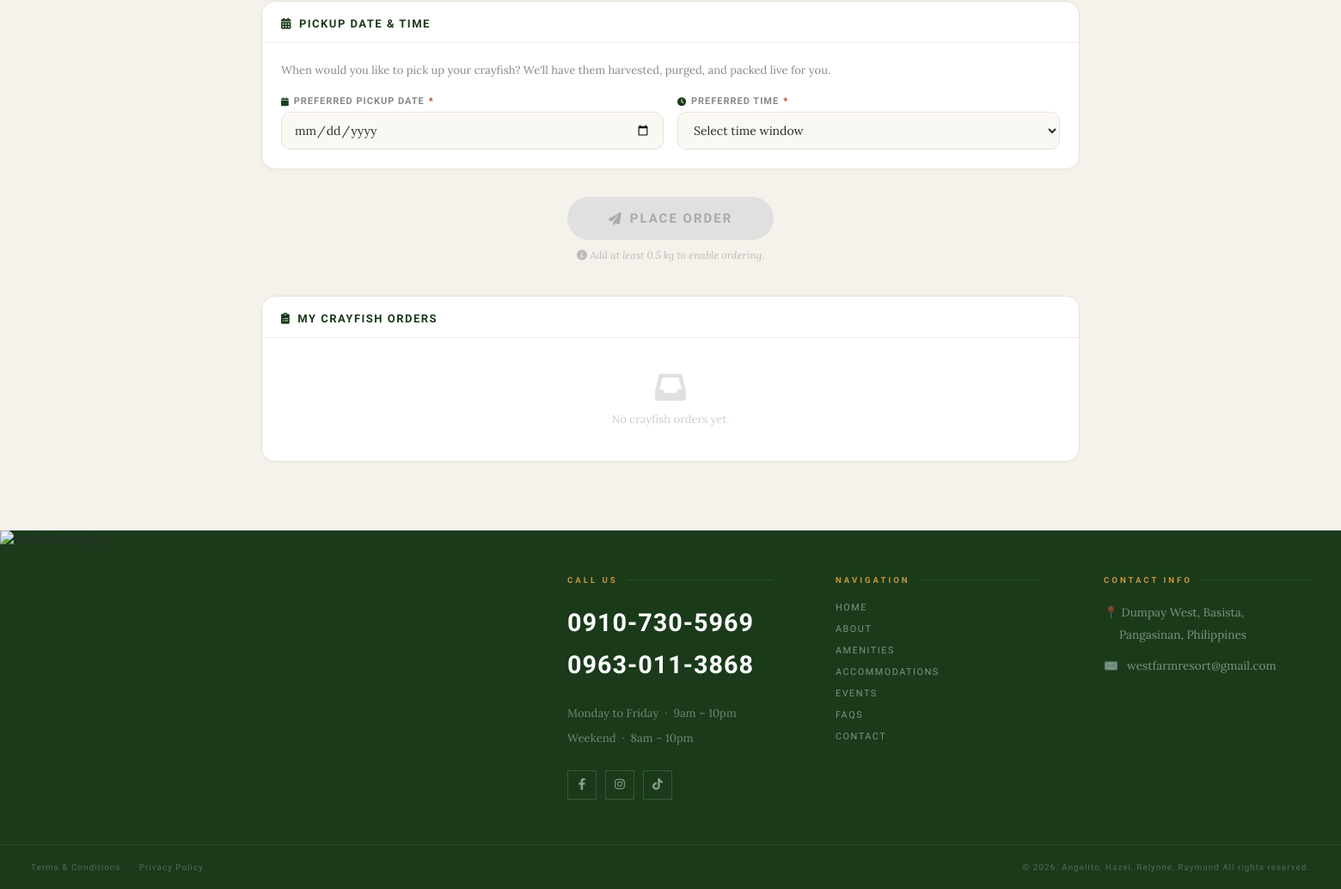
Page /westcrays.php (signed in, lower part) on the earlier database version.
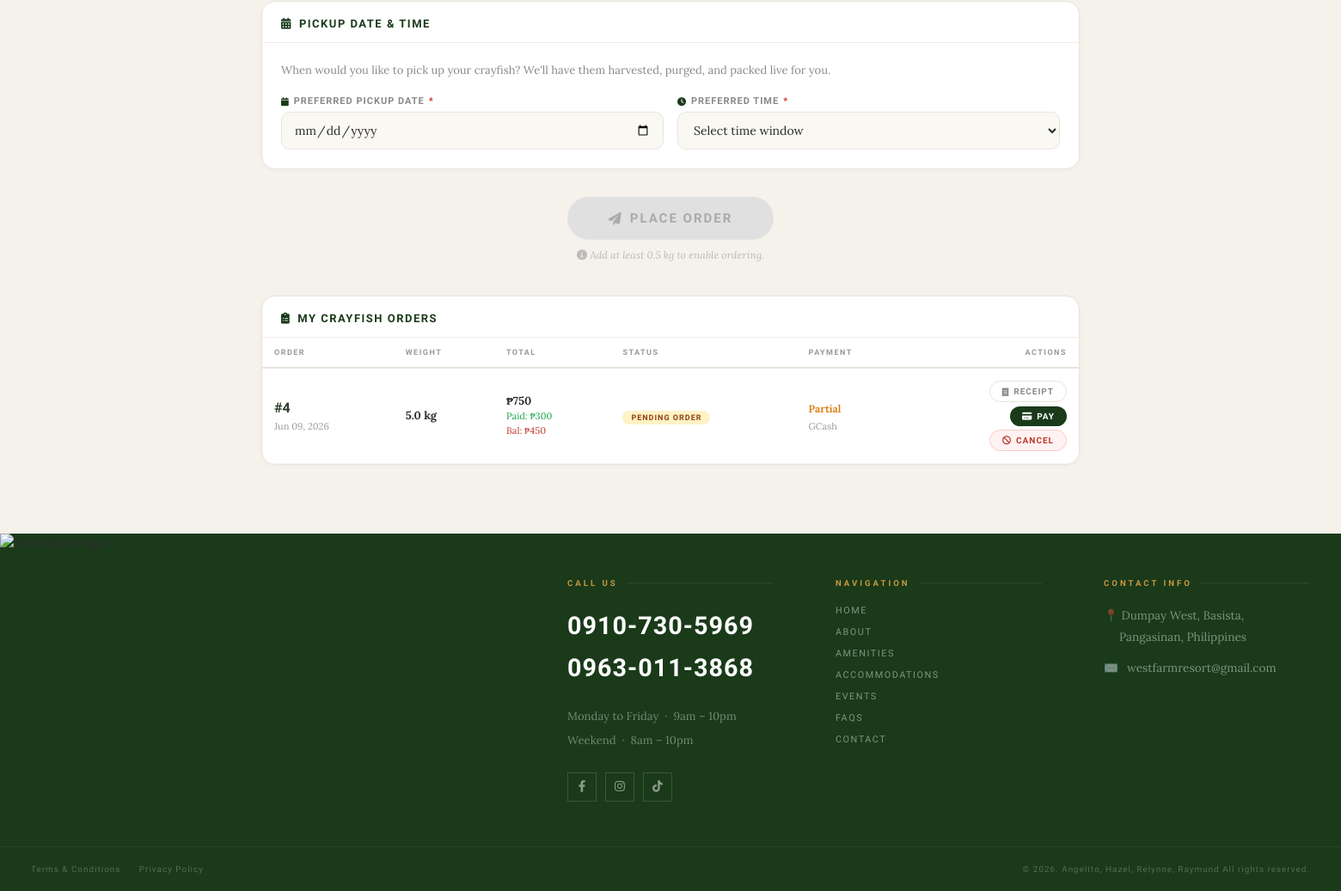
Same page on the later database version.
### tables this page shows
CREATE TABLE `crayfish_orders` (
  `order_id` bigint UNSIGNED NOT NULL,
  `customer_id` bigint UNSIGNED NOT NULL,
  `status_id` bigint UNSIGNED NOT NULL,
  `quantity_kg` decimal(10,2) NOT NULL,
  `price_per_kg` decimal(10,2) NOT NULL,
  `total_amount` decimal(10,2) NOT NULL,
  `payment_status_id` bigint UNSIGNED NOT NULL DEFAULT '1',
  `payment_method_id` bigint UNSIGNED DEFAULT NULL,
  `amount_paid` decimal(10,2) NOT NULL DEFAULT '0.00',
  `pickup_date` datetime DEFAULT NULL,
  `ordered_at` timestamp NULL DEFAULT CURRENT_TIMESTAMP,
  `updated_at` timestamp NULL DEFAULT CURRENT_TIMESTAMP ON UPDATE CURRENT_TIMESTAMP
);

CREATE TABLE `order_statuses` (
  `status_id` bigint UNSIGNED NOT NULL,
  `status_name` varchar(50) NOT NULL,
  `description` varchar(255) NOT NULL
);

CREATE TABLE `payment_statuses` (
  `payment_status_id` bigint UNSIGNED NOT NULL,
  `status_name` varchar(50) NOT NULL
);

CREATE TABLE `payment_methods` (
  `payment_method_id` bigint UNSIGNED NOT NULL,
  `method_name` varchar(50) NOT NULL,
  `description` varchar(255) DEFAULT NULL,
  `is_active` tinyint(1) DEFAULT '1'
);

### public/westcrays.php (the view, shortened to what this page needs)
<?php
$is_logged_in = isset($_SESSION['user_id']) && $_SESSION['user_type_id'] == 2;
?>
<!DOCTYPE html>
<html lang="en">
<head>
  <link rel="stylesheet" href="https://cdnjs.cloudflare.com/ajax/libs/font-awesome/6.0.0-beta3/css/all.min.css">
  <link rel="stylesheet" href="../assets/css/public_westcrays.css">
  <link rel="stylesheet" href="../assets/css/public_nav.css">
</head>
<body>
<div class="wc-page">
  <section class="wc-pickup-section">
    <div class="wc-card">
      <div class="wc-card-head"><h3><i class="fas fa-calendar-alt"></i> Pickup Date &amp; Time</h3></div>
      <div class="wc-card-body">
        <p class="wc-pickup-intro">When would you like to pick up your crayfish? We'll have them harvested, purged, and packed live for you.</p>
        <div class="wc-pickup-grid">
          <div class="wc-field">
            <label><i class="fas fa-calendar"></i> Preferred pickup date <span class="wc-req">*</span></label>
            <input type="date" id="wcPickupDate" min="<?php echo date('Y-m-d'); ?>">
          </div>
          <div class="wc-field">
            <label><i class="fas fa-clock"></i> Preferred time <span class="wc-req">*</span></label>
            <select id="wcPickupTime">
              <option value="">Select time window</option>
            </select>
          </div>
        </div>
      </div>
    </div>
  </section>
  <section class="wc-place-section">
    <button class="wc-place-btn" id="wcPlaceBtn" disabled onclick="placeOrder()">
      <i class="fas fa-paper-plane"></i> Place Order
    </button>
    <div class="wc-place-hint" id="wcPlaceHint"><i class="fas fa-info-circle"></i> Add at least 0.5 kg and select a pickup date to enable ordering.</div>
  </section>
  <?php if ($is_logged_in):
    $has_payment_cols = false;
    try {
        $pdo->query("SELECT amount_paid FROM crayfish_orders LIMIT 1");
        $has_payment_cols = true;
    } catch (PDOException $e) {
        $has_payment_cols = false;
    }
    if ($has_payment_cols) {
        $stmt_my = $pdo->prepare("
            SELECT co.order_id, co.quantity_kg, co.price_per_kg, co.total_amount,
                   co.amount_paid, co.pickup_date, co.ordered_at,
                   os.status_name AS order_status,
                   ps.status_name AS payment_status,
                   pm.method_name AS payment_method
            FROM crayfish_orders co
            JOIN order_statuses os ON co.status_id = os.status_id
            JOIN payment_statuses ps ON co.payment_status_id = ps.payment_status_id
            LEFT JOIN payment_methods pm ON co.payment_method_id = pm.payment_method_id
            WHERE co.customer_id = ?
            ORDER BY co.ordered_at DESC
            LIMIT 20
        ");
    }
    $stmt_my->execute([$_SESSION['user_id']]);
    $my_orders = $stmt_my->fetchAll();
  ?>
  <section class="wc-orders-section" style="margin-top:40px;">
    <div class="wc-card">
      <div class="wc-card-head"><h3><i class="fas fa-clipboard-list"></i> My Crayfish Orders</h3></div>
      <div class="wc-card-body" style="padding:0;">
        <?php if (empty($my_orders)): ?>
          <div style="text-align:center;padding:2.5rem 1rem;color:#ccc;">
            <i class="fas fa-inbox" style="font-size:36px;margin-bottom:10px;color:#e0e0e0;"></i>
            <p style="font-size:13px;">No crayfish orders yet.</p>
          </div>
        <?php else: ?>
          <div style="overflow-x:auto;">
            <table style="width:100%;border-collapse:collapse;">
              <thead>
                <tr style="border-bottom:2px solid var(--border);">
                  <th style="padding:12px 14px;text-align:left;font-family:'Josefin Sans',sans-serif;font-size:9px;letter-spacing:1.5px;text-transform:uppercase;color:#999;">Order</th>
                  <th style="padding:12px 14px;text-align:left;font-family:'Josefin Sans',sans-serif;font-size:9px;letter-spacing:1.5px;text-transform:uppercase;color:#999;">Weight</th>
                  <th style="padding:12px 14px;text-align:left;font-family:'Josefin Sans',sans-serif;font-size:9px;letter-spacing:1.5px;text-transform:uppercase;color:#999;">Total</th>
                  <th style="padding:12px 14px;text-align:left;font-family:'Josefin Sans',sans-serif;font-size:9px;letter-spacing:1.5px;text-transform:uppercase;color:#999;">Status</th>
                  <th style="padding:12px 14px;text-align:left;font-family:'Josefin Sans',sans-serif;font-size:9px;letter-spacing:1.5px;text-transform:uppercase;color:#999;">Payment</th>
                  <th style="padding:12px 14px;text-align:right;font-family:'Josefin Sans',sans-serif;font-size:9px;letter-spacing:1.5px;text-transform:uppercase;color:#999;">Actions</th>
                </tr>
              </thead>
              <tbody>
              <?php foreach ($my_orders as $mo):
                $mo_remaining = $mo['total_amount'] - $mo['amount_paid'];
                $badge_map = ['Pending Order' => '#fef3c7,#92400e', 'Harvesting & Purging' => '#ede9fe,#5b21b6', 'Live & Packed' => '#dbeafe,#1e40af', 'Completed' => '#dcfce7,#166534', 'Cancelled' => '#fee2e2,#991b1b'];
                $badge_parts = explode(',', ($badge_map[$mo['order_status']] ?? '#f3f4f4,#374151'));
              ?>
                <tr style="border-bottom:1px solid #f5f5f5;">
                  <td style="padding:14px;">
                    <strong style="font-family:'Josefin Sans',sans-serif;color:#2F3D2E;">#<?php echo $mo['order_id']; ?></strong><br>
                    <span style="font-size:11px;color:#999;"><?php echo date('M d, Y', strtotime($mo['ordered_at'])); ?></span>
                  </td>
                  <td style="padding:14px;font-size:13px;"><strong><?php echo number_format($mo['quantity_kg'], 1); ?> kg</strong></td>
                  <td style="padding:14px;font-size:13px;">
                    <strong>₱<?php echo number_format($mo['total_amount'], 0); ?></strong>
                    <?php if ($mo['amount_paid'] > 0): ?><br><span style="font-size:11px;color:var(--green);">Paid: ₱<?php echo number_format($mo['amount_paid'], 0); ?></span><?php endif; ?>
                    <?php if ($mo_remaining > 0 && $mo['order_status'] !== 'Cancelled'): ?><br><span style="font-size:11px;color:var(--red);">Bal: ₱<?php echo number_format($mo_remaining, 0); ?></span><?php endif; ?>
                  </td>
                  <td style="padding:14px;"><span style="display:inline-block;padding:3px 10px;border-radius:20px;font-family:'Josefin Sans',sans-serif;font-size:9px;font-weight:700;letter-spacing:1px;text-transform:uppercase;background:<?php echo $badge_parts[0]; ?>;color:<?php echo $badge_parts[1]; ?>;"><?php echo htmlspecialchars($mo['order_status']); ?></span></td>
                  <td style="padding:14px;">
                    <span style="font-size:12px;font-weight:600;color:<?php echo $mo['payment_status'] === 'Paid' ? 'var(--green)' : ($mo['payment_status'] === 'Partial' ? '#d97706' : 'var(--red)'); ?>;"><?php echo htmlspecialchars($mo['payment_status']); ?></span>
                    <?php if ($mo['payment_method']): ?><br><span style="font-size:11px;color:#999;"><?php echo htmlspecialchars($mo['payment_method']); ?></span><?php endif; ?>
                  </td>
                  <td style="padding:14px;text-align:right;white-space:nowrap;">
                    <a href="../pages/crayfish_receipt.php?order_id=<?php echo $mo['order_id']; ?>" style="display:inline-flex;align-items:center;gap:5px;padding:6px 14px;border-radius:50px;border:1px solid var(--border);background:transparent;font-family:'Josefin Sans',sans-serif;font-size:10px;font-weight:600;letter-spacing:1px;text-transform:uppercase;cursor:pointer;color:var(--text-soft);text-decoration:none;transition:all .2s;margin-bottom:4px;">
                      <i class="fas fa-receipt"></i> Receipt
                    </a>
                    <?php if ($mo['order_status'] === 'Pending Order' || $mo['order_status'] === 'Harvesting & Purging'): ?>
                      <?php if ($mo_remaining > 0): ?>
                        <br>
                        <button type="button" onclick="openPayModal(<?php echo $mo['order_id']; ?>, <?php echo $mo_remaining; ?>)" style="display:inline-flex;align-items:center;gap:5px;padding:6px 14px;border-radius:50px;border:none;background:var(--forest);color:#fff;font-family:'Josefin Sans',sans-serif;font-size:10px;font-weight:700;letter-spacing:1px;text-transform:uppercase;cursor:pointer;margin-bottom:4px;">
                          <i class="fas fa-credit-card"></i> Pay
                        </button>
                      <?php endif; ?>
                      <br>
                      <button type="button" onclick="cancelOrder(<?php echo $mo['order_id']; ?>)" style="display:inline-flex;align-items:center;gap:5px;padding:6px 14px;border-radius:50px;border:1px solid #fecaca;background:#fef2f2;font-family:'Josefin Sans',sans-serif;font-size:10px;font-weight:600;letter-spacing:1px;text-transform:uppercase;cursor:pointer;color:var(--red);">
                        <i class="fas fa-ban"></i> Cancel
                      </button>
                    <?php endif; ?>
                  </td>
                </tr>
              <?php endforeach; ?>
              </tbody>
            </table>
          </div>
        <?php endif; ?>
      </div>
    </div>
  </section>
  <?php endif; ?>
</div>
<footer>
  <div class="footer-image">
    <img src="../assets/images/westfarm1.jpg" alt="WestFarm sign">
  </div>
  <div class="footer-col">
    <h4>Call Us</h4>
    <div class="footer-phones">
      <a href="tel:09107305969">0910-730-5969</a>
      <a href="tel:09630113868">0963-011-3868</a>
    </div>
    <div class="footer-hours">
      Monday to Friday &nbsp;·&nbsp; 9am – 10pm<br>
      Weekend &nbsp;·&nbsp; 8am – 10pm
    </div>
    <div class="footer-social">
      <a href="#"><i class="fab fa-facebook-f"></i></a>
      <a href="#"><i class="fab fa-instagram"></i></a>
      <a href="#"><i class="fab fa-tiktok"></i></a>
    </div>
  </div>
  <div class="footer-col footer-nav">
    <h4>Navigation</h4>
    <a href="#">Home</a>
    <a href="#">About</a>
    <a href="#">Amenities</a>
    <a href="#">Accommodations</a>
    <a href="#">Events</a>
    <a href="#">FAQs</a>
    <a href="#">Contact</a>
  </div>
  <div class="footer-col footer-contact">
    <h4>Contact Info</h4>
    <p>📍 Dumpay West, Basista,<br>&nbsp;&nbsp;&nbsp;&nbsp;&nbsp;Pangasinan, Philippines</p>
    <p>✉️ <a href="mailto:westfarmresort@gmail.com">westfarmresort@gmail.com</a></p>
  </div>
  <div class="footer-bottom">
    <div>
      <a href="#">Terms &amp; Conditions</a>
      <a href="#">Privacy Policy</a>
    </div>
    <div>© 2026. Angelito, Hazel, Relynne, Raymund All rights reserved.</div>
  </div>
</footer>
</body>
</html>

### assets/css/public_nav.css (style rules this page uses)
body.page-enter { animation: pageFadeIn 0.5s ease forwards; }

Differences in the rows shown:
added crayfish_orders: order_id "4", ordered_at "Jun 09, 2026", quantity_kg "5.0", total_amount "750", amount_paid "300", mo_remaining "450", status.status_name "PENDING ORDER", payment_status.status_name "Partial", payment_method.method_name "GCash"
Other differences:
text no longer shown: "No crayfish orders yet."
text now shown: "ORDER WEIGHT TOTAL STATUS PAYMENT ACTIONS"
